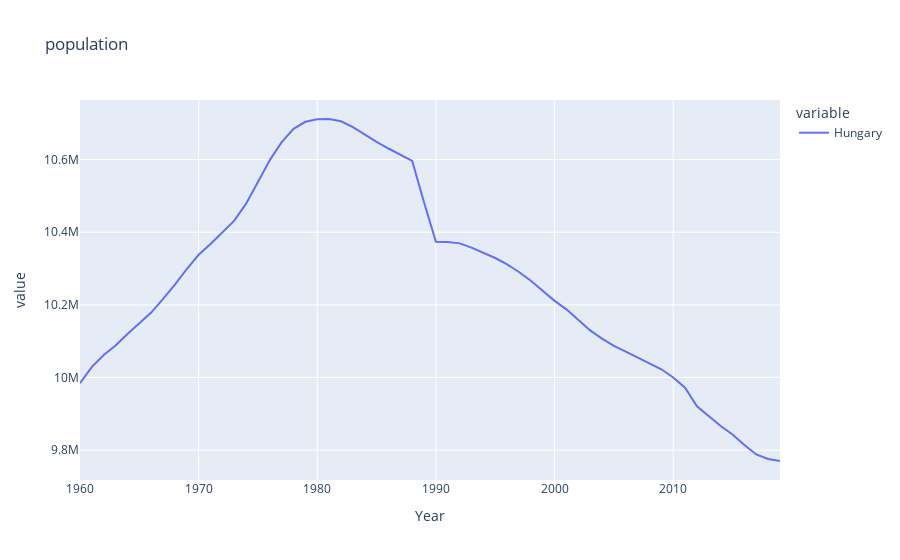

The code cell stored with this chart in its notebook:
### Code cell
px.line(df['Hungary'],title="population")

### Figure 1 — Plotly figure (JSON) as saved in the notebook; plotly's stock layout.template omitted (floating-point values rounded to 4 significant figures)
{"data": [{"hovertemplate": "variable=Hungary<br>Year=%{x}<br>value=%{y}<extra></extra>", "legendgroup": "Hungary", "line": {"color": "#636efa", "dash": "solid"}, "marker": {"symbol": "circle"}, "mode": "lines", "name": "Hungary", "orientation": "v", "showlegend": true, "type": "scatter", "x": [1960, 1961, 1962, 1963, 1964, 1965, 1966, 1967, 1968, 1969, 1970, 1971, 1972, 1973, 1974, 1975, 1976, 1977, 1978, 1979, 1980, 1981, 1982, 1983, 1984, 1985, 1986, 1987, 1988, 1989, 1990, 1991, 1992, 1993, 1994, 1995, 1996, 1997, 1998, 1999, 2000, 2001, 2002, 2003, 2004, 2005, 2006, 2007, 2008, 2009, 2010, 2011, 2012, 2013, 2014, 2015, 2016, 2017, 2018, 2019], "xaxis": "x", "y": [9983967, 10029321, 10061734, 10087947, 10119835, 10147935, 10178653, 10216604, 10255815, 10298723, 10337910, 10367537, 10398489, 10432055, 10478720, 10540525, 10598677, 10648031, 10684822, 10704152, 10711122, 10711848, 10705535, 10689463, 10668095, 10648713, 10630564, 10612741, 10596487, 10481719, 10373988, 10373400, 10369341, 10357523, 10343355, 10328965, 10311238, 10290486, 10266570, 10237530, 10210971, 10187576, 10158608, 10129552, 10107146, 10087065, 10071370, 10055780, 10038188, 10022650, 10000023, 9971727, 9920362, 9893082, 9866468, 9843028, 9814023, 9787966, 9775564, 9769949], "yaxis": "y"}], "layout": {"autosize": true, "legend": {"title": {"text": "variable"}, "tracegroupgap": 0}, "title": {"text": "population"}, "xaxis": {"anchor": "y", "autorange": true, "domain": [0, 1], "range": [1960, 2019], "title": {"text": "Year"}, "type": "linear"}, "yaxis": {"anchor": "x", "autorange": true, "domain": [0, 1], "range": [9718000.0, 10760000.0], "title": {"text": "value"}, "type": "linear"}}}
